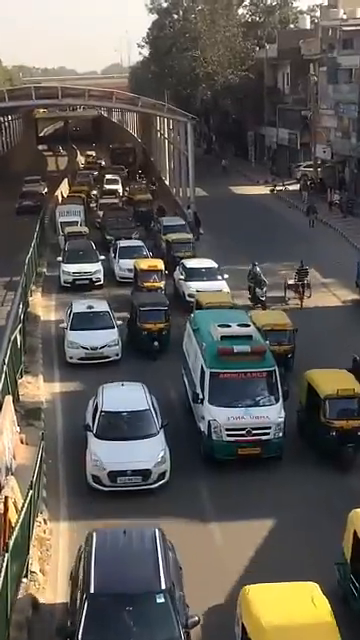
#> input picture frame 46 of Vehicle_Movement_Analysis/traffic.mp4, 360 x 640 px
$ python vehicle_tracking.py
#> lines starting #> are read from the running program, lines starting #| are printed output that depends on the picture; after the words box and inside, x2 and y2 are one past the last pixel; in counts of white or black regions, pixels touching at a corner belong together
import cv2
import numpy as np


# ==========================================
# VIDEO PATH
# ==========================================

video_path = r"C:\Users\utkar\Desktop\Vehicle_Movement_Analysis\traffic.mp4"


cap = cv2.VideoCapture(video_path)


if not cap.isOpened():
    print("Video not found")
    exit()


# ==========================================
# BACKGROUND SUBTRACTION
# ==========================================

bg = cv2.createBackgroundSubtractorMOG2(
    history=300,
    varThreshold=60,
    detectShadows=True
)


# ==========================================
# VEHICLE TRACKING VARIABLES
# ==========================================

vehicle_count = 0

vehicle_id = 0

vehicles = {}


# Counting line position

line_y = 300


# ==========================================
# PROCESS VIDEO
# ==========================================

while True:


    ret, frame = cap.read()
#> frame is the input picture: shape (640, 360, 3); mean B, G, R 85.5, 91.2, 95.4


    if not ret:
        break


    frame = cv2.resize(frame,(900,500))
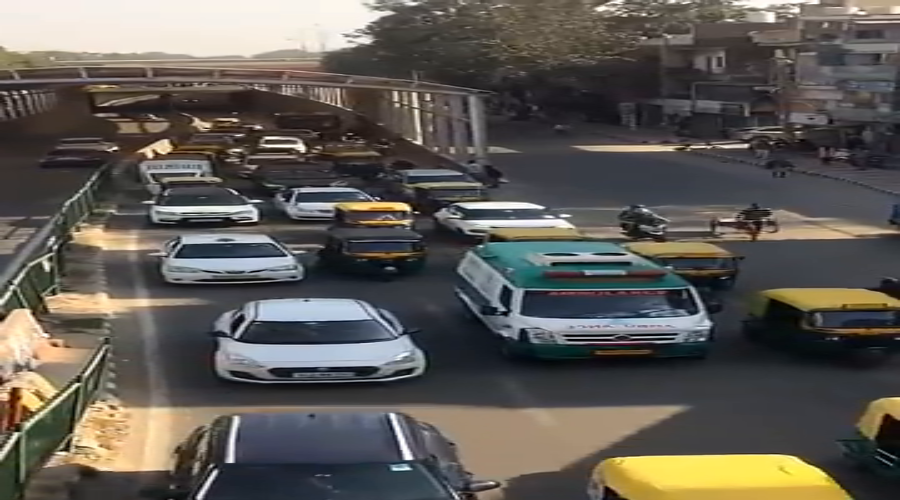
#> frame: shape (500, 900, 3); mean B, G, R 85.4, 91.2, 95.3


    # ======================================
    # BACKGROUND SUBTRACTION
    # ======================================

    mask = bg.apply(frame)
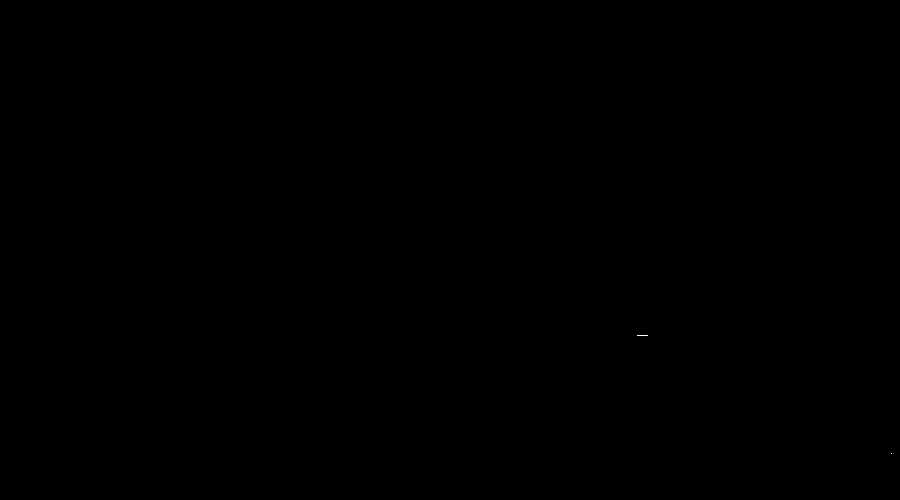
#> mask: shape (500, 900); values 127 (black) and 255 (white), 0% white in thin lines or dots, all inside (x1, y1, x2, y2) = (637, 335, 892, 454)


    # Remove shadows

    _,mask=cv2.threshold(
        mask,
        200,
        255,
        cv2.THRESH_BINARY
    )


    # Noise removal

    kernel=np.ones((5,5),np.uint8)

    mask=cv2.morphologyEx(
        mask,
        cv2.MORPH_CLOSE,
        kernel
    )


    mask=cv2.morphologyEx(
        mask,
        cv2.MORPH_OPEN,
        kernel
    )
#> mask: shape (500, 900); every value is 0


    # ======================================
    # FIND VEHICLES
    # ======================================

    contours,_=cv2.findContours(
        mask,
        cv2.RETR_EXTERNAL,
        cv2.CHAIN_APPROX_SIMPLE
    )
#> contours = []


    current_centers=[]


    for cnt in contours:


        area=cv2.contourArea(cnt)


        # Ignore small objects

        if area > 1000:


            x,y,w,h=cv2.boundingRect(cnt)


            cx=int(x+w/2)
            cy=int(y+h/2)


            current_centers.append(
                (cx,cy)
            )


            # Draw vehicle box

            cv2.rectangle(
                frame,
                (x,y),
                (x+w,y+h),
                (0,255,0),
                2
            )


            cv2.circle(
                frame,
                (cx,cy),
                5,
                (0,0,255),
                -1
            )


            cv2.putText(
                frame,
                "Vehicle",
                (x,y-10),
                cv2.FONT_HERSHEY_SIMPLEX,
                0.6,
                (0,255,0),
                2
            )
#> this loop made 0 passes
#> after the loop, current_centers = []


    # ======================================
    # COUNT VEHICLES CROSSING LINE
    # ======================================


    for center in current_centers:


        cx,cy=center


        if cy > line_y:


            vehicle_count += 1
#> after the loop, vehicle_count = 0


    # ======================================
    # DRAW COUNTING LINE
    # ======================================

    cv2.line(
        frame,
        (0,line_y),
        (900,line_y),
        (255,0,0),
        3
    )


    cv2.putText(
        frame,
        "Vehicle Count : "+str(vehicle_count),
        (30,50),
        cv2.FONT_HERSHEY_SIMPLEX,
        1,
        (0,0,255),
        3
    )
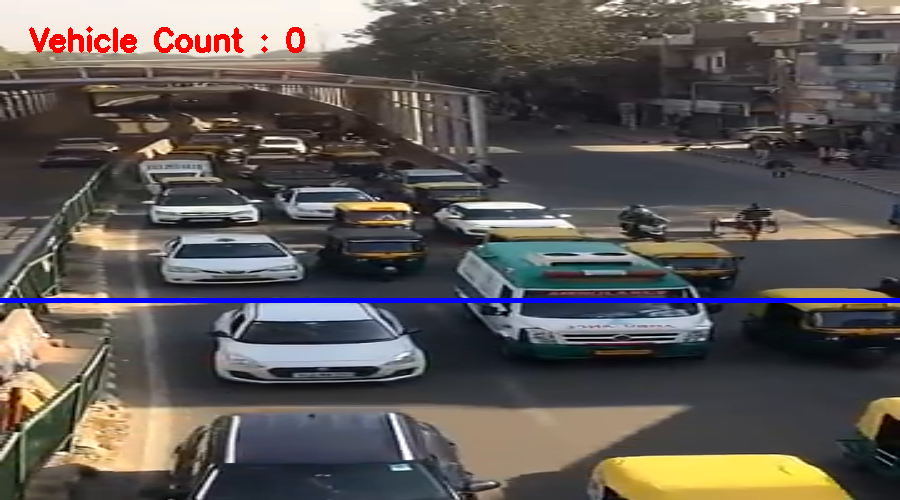
#> frame: shape (500, 900, 3); mean B, G, R 85.7, 88.7, 94.3


    # ======================================
    # SHOW OUTPUT
    # ======================================


    cv2.imshow(
        "Vehicle Detection and Counting",
        frame
    )


    cv2.imshow(
        "Motion Mask",
        mask
    )


    if cv2.waitKey(30)==ord('q'):
#> (key q is pressed here)
        break


cap.release()

cv2.destroyAllWindows()

$ run again, starting later in the video
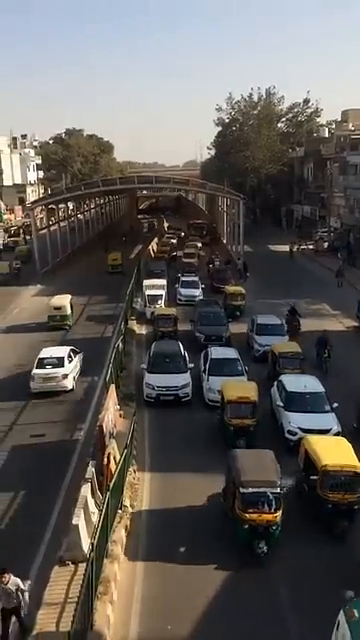
#> input picture frame 207 of Vehicle_Movement_Analysis/traffic.mp4, 360 x 640 px
#> frame is the input picture: shape (640, 360, 3); mean B, G, R 90, 93.4, 97.2
#> `frame = cv2.resize(frame,(900,500))`:
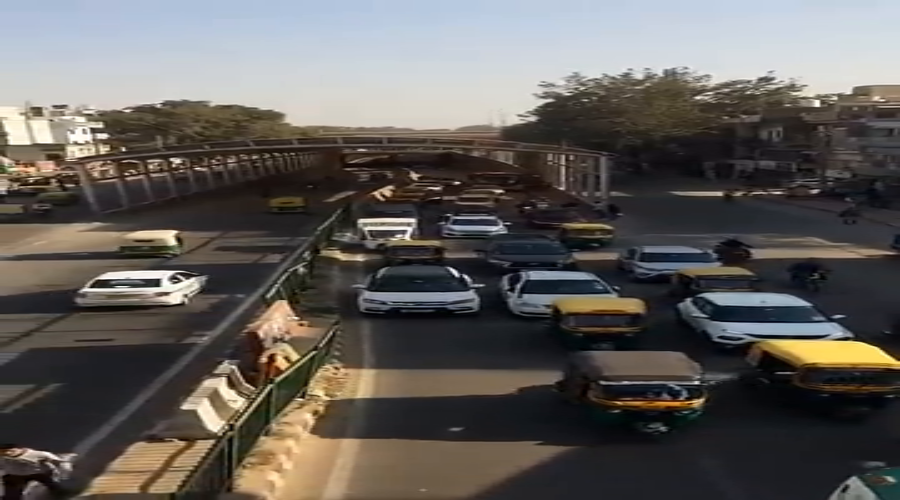
#> frame: shape (500, 900, 3); mean B, G, R 89.9, 93.3, 97.1
#> contours = []
#> after the loop `for center in current_centers:`: vehicle_count = 0
#> `cv2.putText( frame, "Vehicle Count : "+str(vehicle_count), (30,50), cv..`:
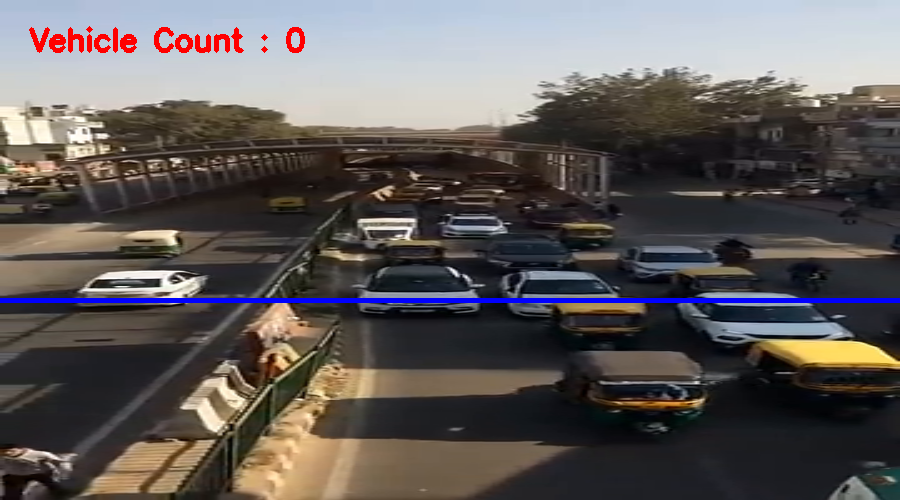
#> frame: shape (500, 900, 3); mean B, G, R 90.2, 91.2, 96.6

$ run again, starting later in the video
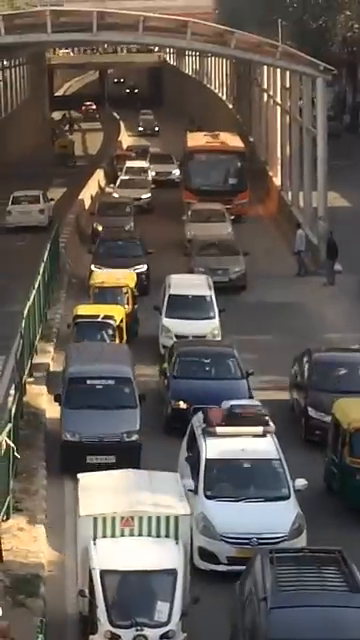
#> input picture frame 369 of Vehicle_Movement_Analysis/traffic.mp4, 360 x 640 px
#> frame is the input picture: shape (640, 360, 3); mean B, G, R 85, 91.4, 99
#> `frame = cv2.resize(frame,(900,500))`:
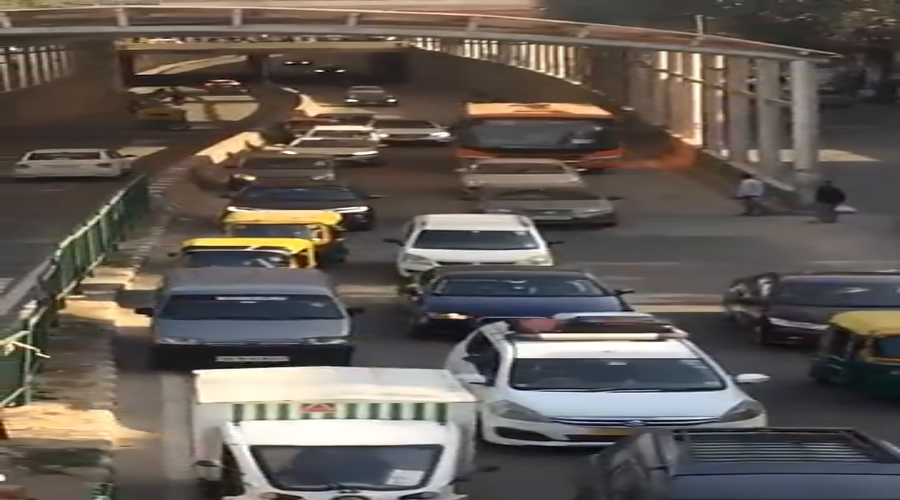
#> frame: shape (500, 900, 3); mean B, G, R 84.9, 91.3, 98.9
#> contours = []
#> after the loop `for center in current_centers:`: vehicle_count = 0
#> `cv2.putText( frame, "Vehicle Count : "+str(vehicle_count), (30,50), cv..`:
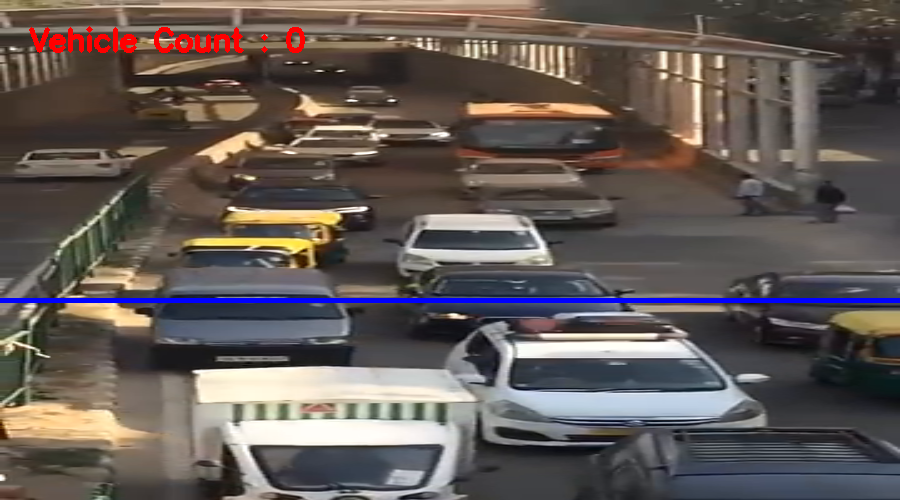
#> frame: shape (500, 900, 3); mean B, G, R 86.2, 89.9, 98.9
